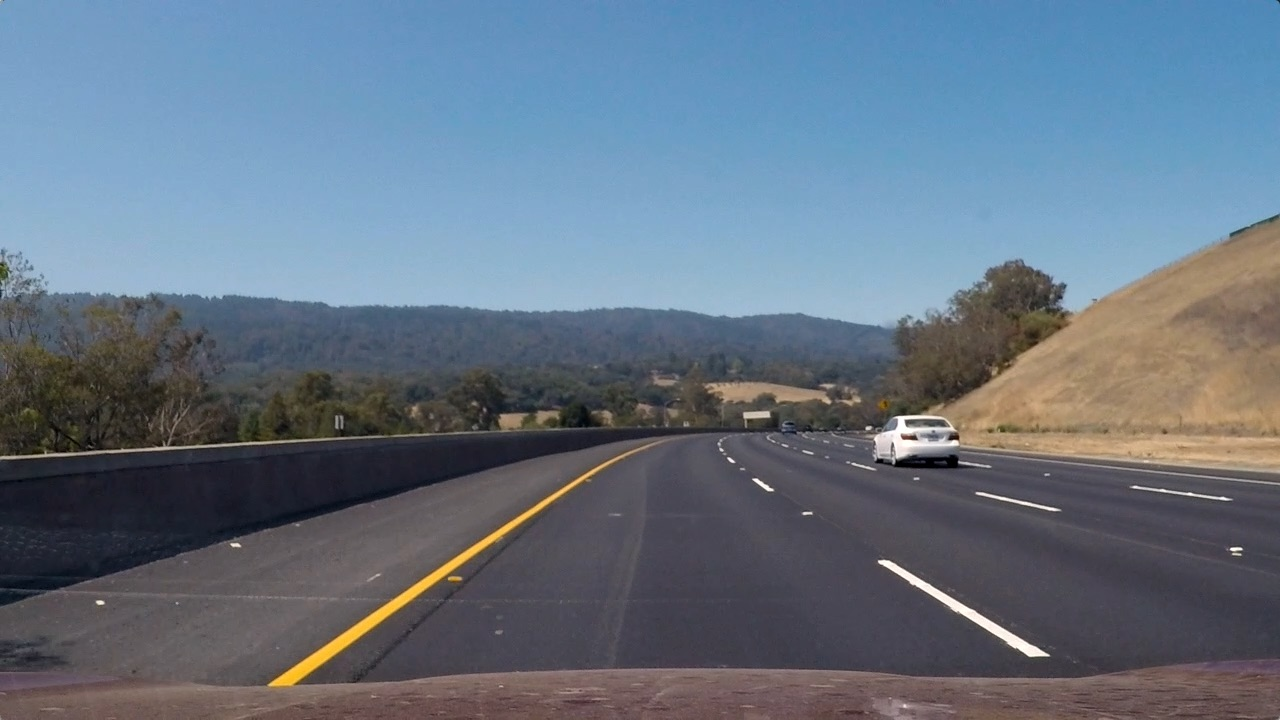
#> input picture Phase_2_Car_Detection/test_images/test3.jpg, 1280 x 720 px; its folder holds 4 pictures in this run
$ jupyter execute --allow-errors Pipeline.ipynb   (shell and % lines are left out)   (older library calls are emulated)
#> lines starting #> are read from the running program, lines starting #| are printed output that depends on the picture
### Phase_2_Car_Detection/utils.py
import cv2
import numpy as np
from skimage.feature import hog
import matplotlib.image as mpimg
from scipy.ndimage.measurements import label

# [10 lines left out: function draw_boxes, not called in this run]

def bin_spatial(img, size=(32, 32)):
    '''
    Performs spatial binning to reduce the image size and consequently the number
    image pixels
    :param img(ndarray): Image
    :param size((int, int)): New image size
    :return (ndarray): Updated image
    '''
    return cv2.resize(img, size).ravel()

def convert_color(img, cspace='HSV'):
    if cspace == 'HSV':
        return cv2.cvtColor(img, cv2.COLOR_RGB2HSV)
    elif cspace == 'HLS':
        return cv2.cvtColor(img, cv2.COLOR_RGB2HLS)
    elif cspace == 'YUV':
        return cv2.cvtColor(img, cv2.COLOR_RGB2YUV)
    elif cspace == 'LAB':
        return cv2.cvtColor(img, cv2.COLOR_RGB2HSV)
    elif cspace == 'YCrCb':
        return cv2.cvtColor(img, cv2.COLOR_RGB2YCrCb)
    else:
        return np.copy(img)

def color_hist(img, nbins=32, bins_range=(0, 256)):
    '''
    Computes the histogram of color values
    :param img(ndarray): Image
    :param nbins(int): Number of histogram bins
    :param bins_range(int): Lower and upper range of the bins
    :return (ndarray): Histogram of color values
    '''
    # Compute the histogram of the color channels separately
    channel1_hist = np.histogram(img[:, :, 0], bins=nbins, range=bins_range)
    channel2_hist = np.histogram(img[:, :, 1], bins=nbins, range=bins_range)
    channel3_hist = np.histogram(img[:, :, 2], bins=nbins, range=bins_range)

    # Concatenate the histograms into a single feature vector
    hist_features = np.concatenate(
        (channel1_hist[0], channel2_hist[0], channel3_hist[0]))

    return hist_features

def get_hog_features(img, orient=9, pix_per_cell=8, cell_per_block=2,
                     transform_sqrt=False, feature_vec=True):
    '''
    Wrapper function to compute the HOG (Histogram of Oriented Gradients) feature descriptor
    '''
    return hog(img, orientations=orient,
               pixels_per_cell=(pix_per_cell, pix_per_cell),
               cells_per_block=(cell_per_block, cell_per_block),
               transform_sqrt=transform_sqrt,
               feature_vector=feature_vec)


# [72 lines left out: functions single_img_features, extract_features, not called in this run]


# searching for detections, Handling multiple detections and false positives
def find_cars(img, ystart, ystop, scale, svc, scaler, orient, pix_per_cell, cell_per_block,
              spatial_size, hist_bins, cspace):
    '''
    HOG Sub-sampling window search

    This function builds upon on the Sliding Window approach but instead of computing the expensive
    HOG features for every multi-scale window, it extracts the HOG features just once and subsamples it
    to search for detections over all the different multi-scale windows within the search area.
    Each window is defined by a scaling factor where a scale of 1 would result in a window that's
    8x8 cells and each cell has 8x8 pixels. The overlap of each window is in terms of the cell distance.
    This means that a cells_per_step = 2 would result in a search window overlap of 75%.

    :param img(ndarray): Frame
    :param ystart(int): Search area low y-coordinate
    :param ystop(int): Search area high y-coordinate
    :param scale(float): Window scale
    :param svc(LinearSVC): Instance of the trained Linear SVC
    :param scaler(StandardScaler): Instance of the Standard Scaler fitted over the training set
    :param orient(int): Number of orientation bins; param for extracting HOG features
    :param pix_per_cell(int): Number of pixels per cell; param for extracting HOG features
    :param cell_per_block(int): Number of cells per block; param for extracting HOG features
    :param spatial_size((int, int)): Spatial bin size; param for extracting raw color values
    :param hist_bins(int): Number histogram bins; param for extracting Histogram of color values
    :param cspace(string): Color space in which to extract the features
    :return : Tuple (List of bounding boxes of detections, Image with the detection bounding boxes drawn,
                        Image with all the search windows drawn)
    '''

    # Note: The number of features are maintained across the multi-scaled windows by:
    # 1. Making sure the window size = size of the image that we trained with i.e. 64x64
    # 2. By resizing the image to achieve the effect of larger/smaller window

    detections_img = np.copy(img)
    draw_wins_img = np.copy(img)
    bbox_list = []

    img = img.astype(np.float32)/255

    img_tosearch = img[ystart:ystop,:,:]
    ctrans_tosearch = convert_color(img_tosearch, cspace=cspace)
    if scale != 1:
        imshape = ctrans_tosearch.shape
        ctrans_tosearch = cv2.resize(ctrans_tosearch, (np.int(imshape[1]/scale), np.int(imshape[0]/scale)))

    ch1 = ctrans_tosearch[:,:,0]
    ch2 = ctrans_tosearch[:,:,1]
    ch3 = ctrans_tosearch[:,:,2]

    # Define blocks and steps. Note: cells > blocks > windows
    nxblocks = (ch1.shape[1] // pix_per_cell) - cell_per_block + 1
    nyblocks = (ch1.shape[0] // pix_per_cell) - cell_per_block + 1
#     nfeat_per_block = orient*cell_per_block**2

    window = 64 # 64 is the orginal sampling rate, with 8 cells and 8 pix per cell
    nblocks_per_window = (window // pix_per_cell) - cell_per_block + 1
    cells_per_step = 2  # Instead of overlap, define how many cells to step
    nxsteps = (nxblocks - nblocks_per_window) // cells_per_step + 1
    nysteps = (nyblocks - nblocks_per_window) // cells_per_step + 1

    # Compute individual channel HOG features for the entire image
    hog1 = get_hog_features(ch1, orient, pix_per_cell, cell_per_block, feature_vec=False)
    hog2 = get_hog_features(ch2, orient, pix_per_cell, cell_per_block, feature_vec=False)
    hog3 = get_hog_features(ch3, orient, pix_per_cell, cell_per_block, feature_vec=False)

    for xb in range(nxsteps):
        for yb in range(nysteps):
            ypos = yb*cells_per_step
            xpos = xb*cells_per_step

            # Extract HOG for this patch
            hog_feat1 = hog1[ypos:ypos+nblocks_per_window, xpos:xpos+nblocks_per_window].ravel()
            hog_feat2 = hog2[ypos:ypos+nblocks_per_window, xpos:xpos+nblocks_per_window].ravel()
            hog_feat3 = hog3[ypos:ypos+nblocks_per_window, xpos:xpos+nblocks_per_window].ravel()
            hog_features = np.hstack((hog_feat1, hog_feat2, hog_feat3))

            xleft = xpos*pix_per_cell
            ytop = ypos*pix_per_cell

            # Extract the image patch
            subimg = cv2.resize(ctrans_tosearch[ytop:ytop+window, xleft:xleft+window], (64,64))

            # Get color features
            spatial_features = bin_spatial(subimg, size=spatial_size)
            hist_features = color_hist(subimg, nbins=hist_bins)

            # Scale features and make a prediction
            test_features = scaler.transform(np.hstack((spatial_features, hist_features, hog_features)).reshape(1, -1))
            test_prediction = svc.predict(test_features)

            box_left = np.int(xleft*scale)
            box_top = np.int(ytop*scale)
            win = np.int(window*scale)
            bbox = ((box_left, box_top + ystart), (box_left + win, box_top + win + ystart))

            cv2.rectangle(draw_wins_img, bbox[0], bbox[1], (0, 0, 255), 6)

            # Try the decision_function here...
            if test_prediction == 1:
                bbox_list.append(bbox)
                cv2.rectangle(detections_img, bbox[0], bbox[1], (0, 0, 255), 6)

    return bbox_list, detections_img, draw_wins_img

def add_heat(heatmap, bbox_list):
    '''
    Function to add heat to heatmap for a list of bounding boxes
    '''

    # Iterate through list of bboxes
    for box in bbox_list:
        # Add += 1 for all pixels inside each bbox
        # Assuming each "box" takes the form ((x1, y1), (x2, y2))
        heatmap[box[0][1]:box[1][1], box[0][0]:box[1][0]] += 1

    return heatmap

def apply_threshold(heatmap, threshold):
    '''
    Function that zeros out all the pixels in a heatmap that are below a user defined threshold
    '''

    heatmap[heatmap <= threshold] = 0
    return heatmap

# [8 lines left out: function add_heat_and_threshold, not called in this run]

def draw_labeled_bboxes(img, labels):
    '''
    Function that takes in the labelled detections in a heatmap and puts bounding
    boxes in the original image around the labelled regions.
    '''

    bboxes = []
    for car_number in range(1, labels[1]+1):
        # Find pixels with each car_number label value
        nonzero = (labels[0] == car_number).nonzero()

        # Identify x and y values of those pixels
        nonzeroy = np.array(nonzero[0])
        nonzerox = np.array(nonzero[1])

        # Define a bounding box based on min/max x and y
        bbox = ((np.min(nonzerox), np.min(nonzeroy)), (np.max(nonzerox), np.max(nonzeroy)))

        # Draw the box on the image
        cv2.rectangle(img, bbox[0], bbox[1], (0, 0, 255), 6)
        bboxes.append(bbox)

    return img, bboxes

### Phase_2_Car_Detection/Pipeline.ipynb
## Importing necessary libraries

[cell 1]
import cv2
import numpy as np
import matplotlib.pyplot as plt
import matplotlib.image as mpimg
import pickle
import time
import glob
from collections import deque

from scipy.ndimage.measurements import label
from utils import *

## Load pickled data

[cell 2]
data = pickle.load(open('classifier_data.p', mode='rb'))
#> (reads Phase_2_Car_Detection/classifier_data.p from the repository)
svc = data['clf']
scaler = data['scaler']
orient = data['orient']
pix_per_cell = data['pix_per_cell']
cell_per_block = data['cell_per_block']
spatial_size = data['spatial_size']
hist_bins = data['hist_bins']
cspace = data['color_space']
data

## Testing the functions responsible for searching for detections, Handling multiple detections and false positives

[cell 3]
test_img_paths = glob.glob('test_images/*.jpg')

for img_path in test_img_paths[-2:-1]:
    img = mpimg.imread(img_path)
#> img is the input picture: shape (720, 1280, 3); mean R, G, B 101.1, 115.3, 130.7
    heat = np.zeros_like(img[:,:,0]).astype(np.float) # Create the heat map

    # Define multi-scale windows
    scales = [1.0, 1.5, 2.0]
    # Define section of the image where the search needs to be performed
    ystarts = [400, 400, 400]
    ystops = [528, 592, 650]

    for scale, ystart, ystop in zip(scales, ystarts, ystops):
        bbox_list, detections_img, wins_img  = find_cars(img, ystart, ystop, scale,
                                                        svc, scaler, orient, pix_per_cell,
                                                        cell_per_block, spatial_size, hist_bins, cspace)
        heat = add_heat(heat, bbox_list)

        fig = plt.figure(figsize = (20,16))
        plt.subplot(131)
        plt.imshow(detections_img)
        plt.title('Scale: ' +  str(scale))
        plt.subplot(132)
        plt.imshow(heat, cmap='hot')
        plt.title('Heat Map')
        plt.subplot(133)
        plt.title('Search windows')
        plt.imshow(wins_img)
        fig.tight_layout()
#> this loop made 3 passes
#> pass 1, in find_cars, `img_tosearch = img[ystart:ystop,:,:]`:
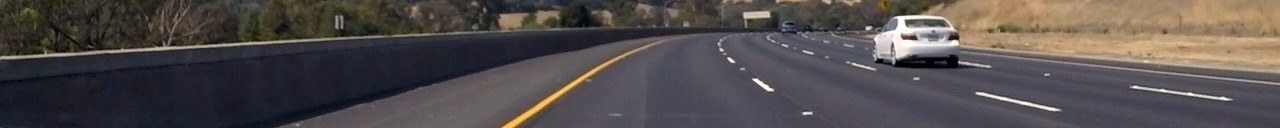
#> img_tosearch: shape (128, 1280, 3) float32; mean of channels 0, 1, 2 0.323, 0.3, 0.297; drawn as R, G, B
#> pass 1, in find_cars, `ch1 = ctrans_tosearch[:,:,0]`:
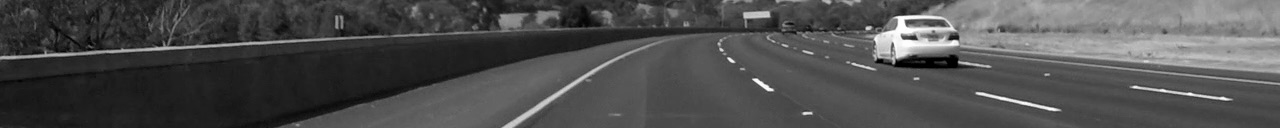
#> ch1: shape (128, 1280) float32; min 0, max 1, mean 0.307
#> after the loop:
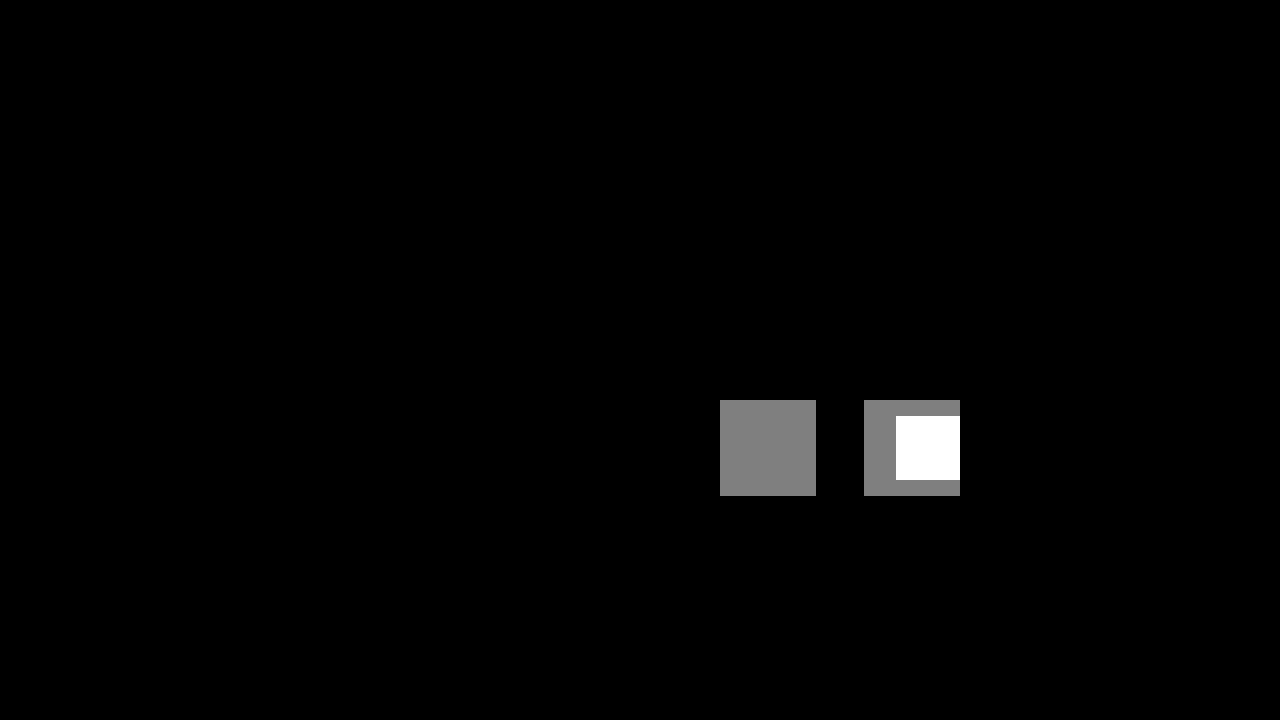
#> heat: shape (720, 1280) float64; min 0, max 2, mean 0.0244; drawn with min black and max white

    # Apply threshold to help remove false positives
    heat = apply_threshold(heat, 3)
#> in apply_threshold, `heatmap[heatmap <= threshold] = 0`: heatmap: shape (720, 1280) float64; every value is 0
    heatmap = np.clip(heat, 0, 255)

    # Find final boxes from heatmap using label function
    labels = label(heatmap)
    draw_img, bbx = draw_labeled_bboxes(np.copy(img), labels)
#> after the loop in draw_labeled_bboxes, `for car_number in range(1, labels[1]+1):`: bboxes = []
#> bbx = []

    fig = plt.figure(figsize = (16,16))
    plt.subplot(121)
    plt.imshow(draw_img)
    plt.title('Car Positions')
    plt.subplot(122)
    plt.imshow(heatmap, cmap='hot')
    plt.title('Heat Map')
    fig.tight_layout()
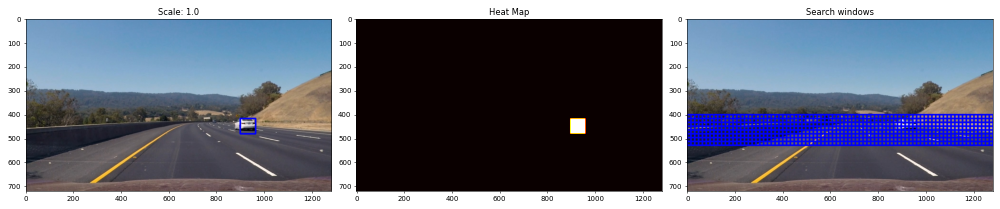
#> figure drawn by matplotlib, 3 panels
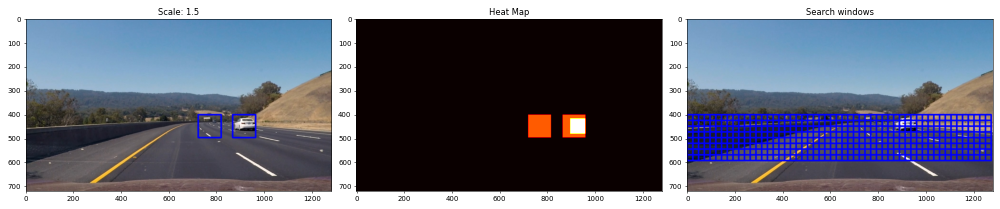
#> figure drawn by matplotlib, 3 panels
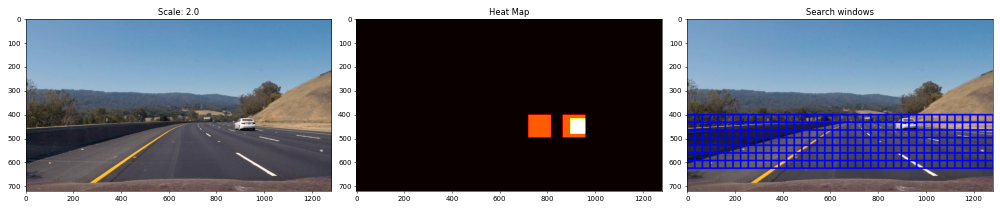
#> figure drawn by matplotlib, 3 panels

## Pipeline

[cell 4]
class Tracker(object):
    def __init__(self):
        '''
        Wrapper class that processes each video frame by:
        1. Extracting features (Raw color values/ Histogram of color values/ HOG)
        2. Searching for detection
        3. Handling multiple detections and false positives
        4. Tracking the detections frame by frame and reducing the jitter in detections by looking
        the past history of detections.
        '''

        self.nb_frames = 0 # Number of processed frames
        self.cache = deque(maxlen=12) # Cache to store the detections over the past 12 frames
        self.new_ystop = 0 # New vertical stop limit for the search area
        self.curr_bboxes = [] # List of bounding boxes for the current detections

    # [83 lines left out: functions process_frame, draw_detections, not called in this run]

## Process the video

[cell 5]
from moviepy.editor import VideoFileClip

tracker = Tracker()
process_frame = lambda frame: tracker.process_frame(frame, debug=False)

video_output = 'project_video_output.mp4'
#> (the rest of this cell did not finish here and is left out)
